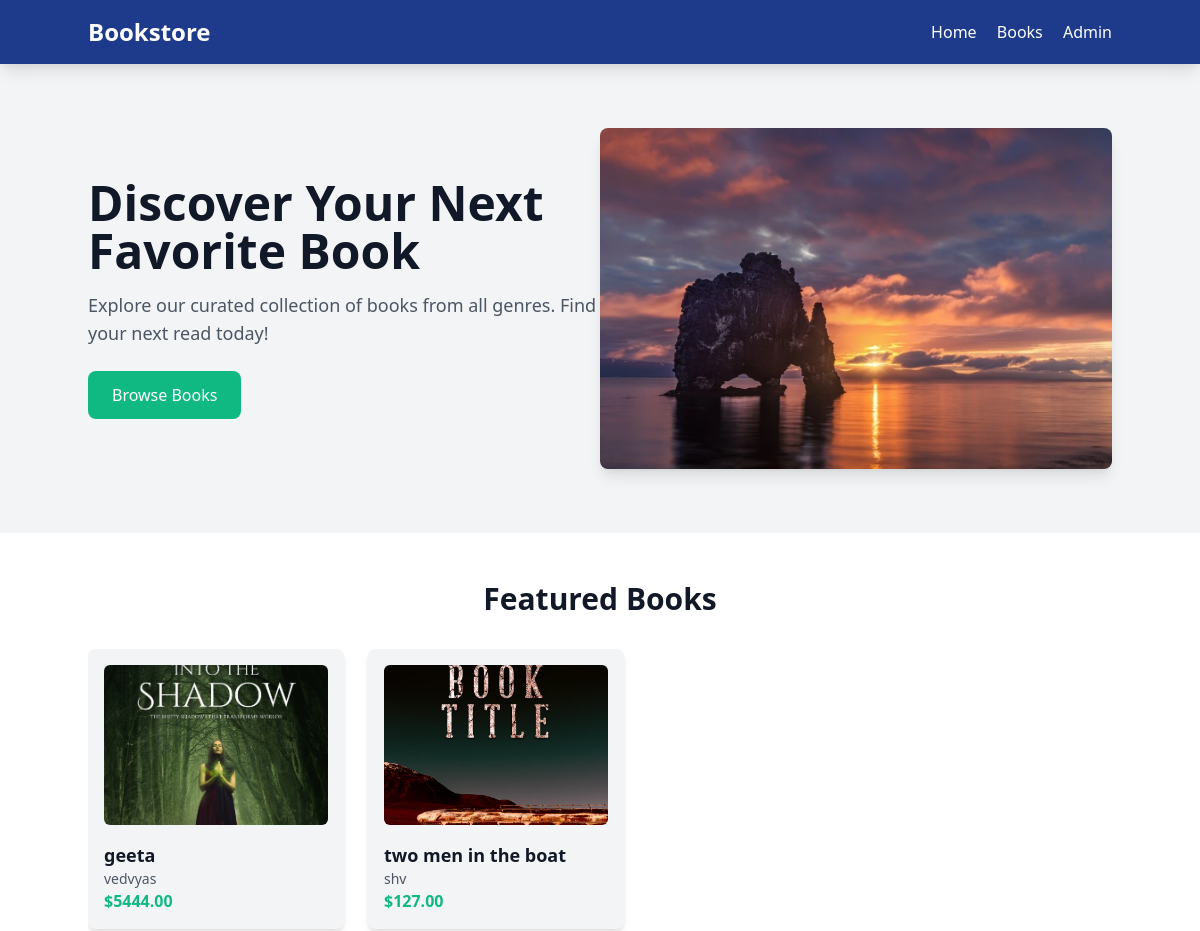
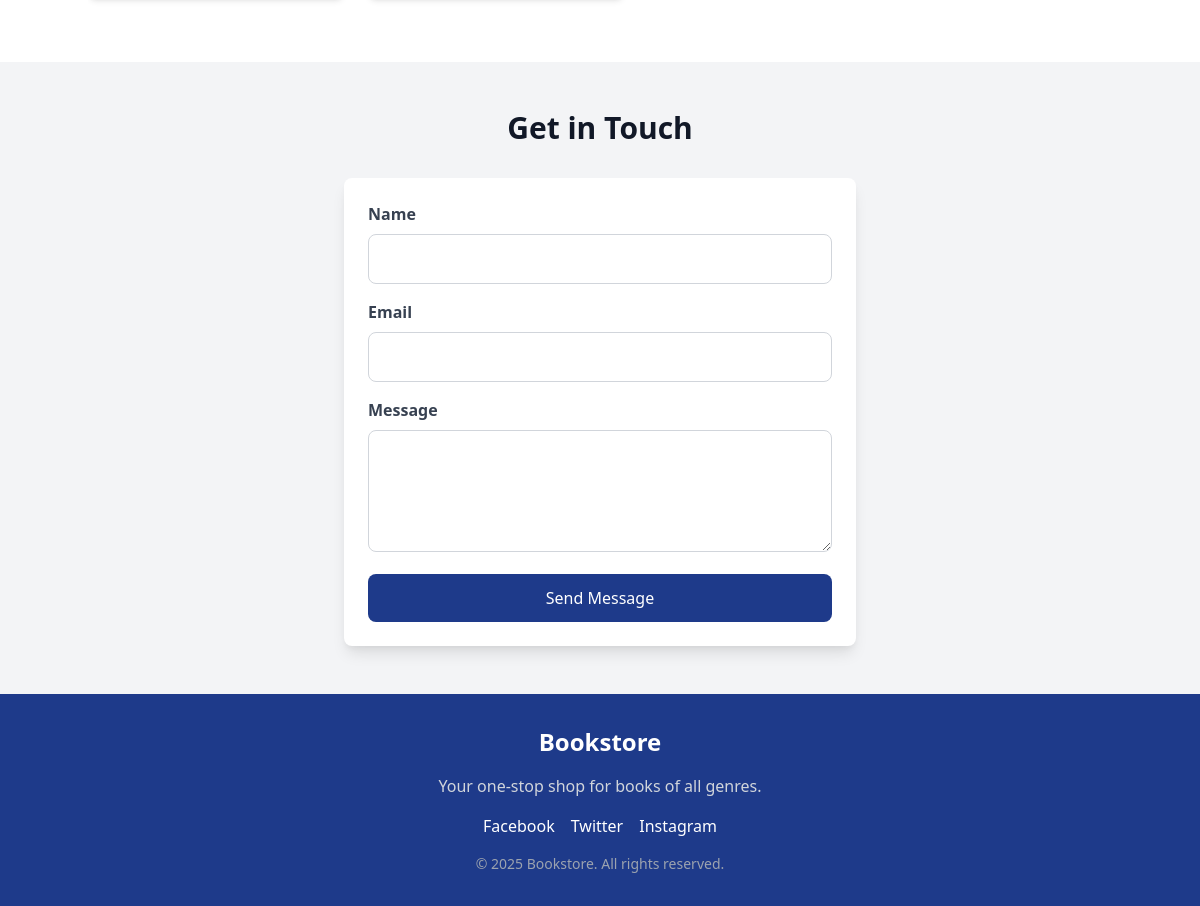
The page / on the database its author committed (2 pictures, top to bottom).
### books/models.py (models this page shows, shortened)
class Book(models.Model):
    title = models.CharField(max_length=200)
    author = models.CharField(max_length=100)
    published_date = models.DateField()
    price = models.DecimalField(max_digits=6, decimal_places=2)
    is_visible = models.BooleanField(default=True)

### books/views.py (the view, shortened to what this page needs)
# urls.py: path('', views.HomeView.as_view(), name='home'),
class HomeView(TemplateView):
    template_name = 'books/home.html'
    def get_context_data(self, **kwargs):
        context = super().get_context_data(**kwargs)
        context['featured_books'] = Book.objects.filter(is_visible=True)[:10]
        return context

### books/templates/books/home.html (shortened to what this page needs)
{% extends "base.html" %}
{% load static %}
{% block content %}
    <nav class="bg-blue-900 text-white p-4 sticky top-0 z-50 shadow-lg">
        <div class="container mx-auto flex justify-between items-center">
            <a href="{% url 'books:home' %}" class="text-2xl font-bold">Bookstore</a>
            <div class="space-x-4">
                <a href="{% url 'books:home' %}" class="hover:text-green-400">Home</a>
                <a href="{% url 'books:book_list' %}" class="hover:text-green-400">Books</a>
                <a href="{% url 'admin:index' %}" class="hover:text-green-400">Admin</a>
            </div>
        </div>
    </nav>
    <section class="bg-gray-100 py-16">
        <div class="container mx-auto flex flex-col md:flex-row items-center">
            <div class="md:w-1/2 mb-8 md:mb-0">
                <h1 class="text-4xl md:text-5xl font-extrabold text-gray-900 mb-4">
                    Discover Your Next Favorite Book
                </h1>
                <p class="text-lg text-gray-600 mb-6">
                    Explore our curated collection of books from all genres. Find your next read today!
                </p>
                <a href="{% url 'books:book_list' %}" class="inline-block bg-green-500 text-white px-6 py-3 rounded-lg hover:bg-green-600 transition duration-300">
                    Browse Books
                </a>
            </div>
            <div class="md:w-1/2">
                <img src="{% static '\image\wp10238285.webp' %}" alt="Books" class="w-full rounded-lg shadow-lg">
            </div>
        </div>
    </section>
    <section class="py-12 bg-white">
        <div class="container mx-auto">
            <h2 class="text-3xl font-bold text-gray-900 text-center mb-8">Featured Books</h2>
            <div class="relative">
                <div class="flex overflow-x-auto snap-x snap-mandatory gap-6 pb-4">
                    {% for book in featured_books %}
                        <div class="snap-center flex-shrink-0 w-64 bg-gray-100 p-4 rounded-lg shadow-md">
                            {% if forloop.counter == 1 %}
                                <img src="{% static 'image\1003w-vAt8PH1CmqQ.webp' %}" alt="{{ book.title }}" class="w-full h-40 object-cover rounded-md mb-4">
                            {% elif forloop.counter == 2 %}
                                <img src="{% static 'image\bookdesign912.jpg' %}" alt="{{ book.title }}" class="w-full h-40 object-cover rounded-md mb-4">
                            {% elif forloop.counter == 3 %}
                                <img src="{% static 'image\wp10238285.webp' %}" alt="{{ book.title }}" class="w-full h-40 object-cover rounded-md mb-4">
                            {% else %}
                                <img src="{% static 'image\fantasy-book-cover-design-template-7c106a89a16f1290679ca91e3195b011_screen.jpg' %}" alt="{{ book.title }}" class="w-full h-40 object-cover rounded-md mb-4">
                            {% endif %}
                            <h3 class="text-lg font-semibold text-gray-900">{{ book.title }}</h3>
                            <p class="text-gray-600 text-sm">{{ book.author }}</p>
                            <p class="text-green-500 font-bold">${{ book.price }}</p>
                        </div>
                    {% empty %}
                        <p class="text-gray-600 text-center w-full">No featured books available.</p>
                    {% endfor %}
                </div>
            </div>
        </div>
    </section>
    <section class="py-12 bg-gray-100">
        <div class="container mx-auto max-w-lg">
            <h2 class="text-3xl font-bold text-gray-900 text-center mb-8">Get in Touch</h2>
            <form method="post" class="bg-white p-6 rounded-lg shadow-lg">
                <div class="mb-4">
                    <label for="name" class="block text-gray-700 font-semibold mb-2">Name</label>
                    <input type="text" id="name" name="name" class="w-full p-3 border border-gray-300 rounded-lg focus:outline-none focus:ring-2 focus:ring-green-500" required>
                </div>
                <div class="mb-4">
                    <label for="email" class="block text-gray-700 font-semibold mb-2">Email</label>
                    <input type="email" id="email" name="email" class="w-full p-3 border border-gray-300 rounded-lg focus:outline-none focus:ring-2 focus:ring-green-500" required>
                </div>
                <div class="mb-4">
                    <label for="message" class="block text-gray-700 font-semibold mb-2">Message</label>
                    <textarea id="message" name="message" rows="4" class="w-full p-3 border border-gray-300 rounded-lg focus:outline-none focus:ring-2 focus:ring-green-500" required></textarea>
                </div>
                <button type="submit" class="w-full bg-blue-900 text-white p-3 rounded-lg hover:bg-blue-800 transition duration-300">Send Message</button>
            </form>
        </div>
    </section>
    <footer class="bg-blue-900 text-white py-8">
        <div class="container mx-auto text-center">
            <h3 class="text-2xl font-bold mb-4">Bookstore</h3>
            <p class="text-gray-300 mb-4">Your one-stop shop for books of all genres.</p>
            <div class="flex justify-center space-x-4 mb-4">
                <a href="#" class="hover:text-green-400">Facebook</a>
                <a href="#" class="hover:text-green-400">Twitter</a>
                <a href="#" class="hover:text-green-400">Instagram</a>
            </div>
            <p class="text-gray-400 text-sm">© 2025 Bookstore. All rights reserved.</p>
        </div>
    </footer>
{% endblock %}

### rows shown on the page
Book: title "geeta", author "vedvyas", price "5444.00"
Book: title "two men in the boat", author "shv", price "127.00"
